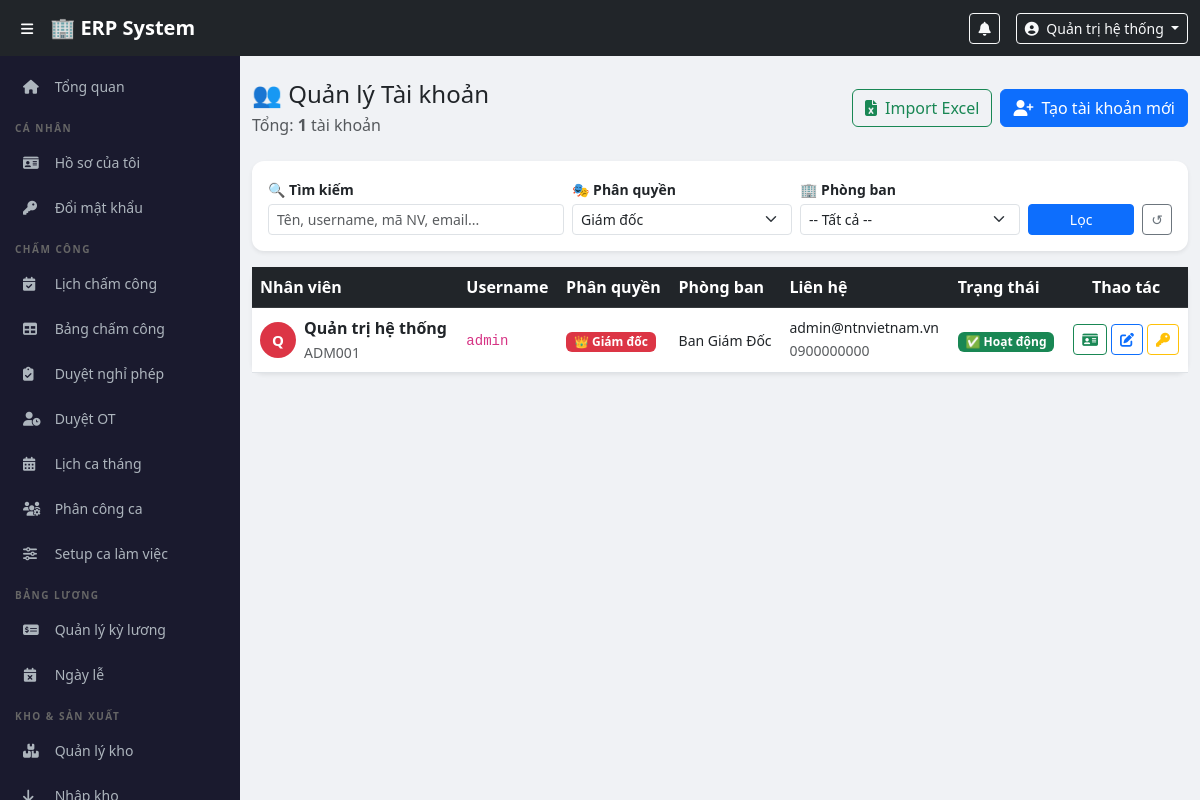
/modules/users/index.php?role=director (signed in), run on the app's committed database.
### tables this page shows
CREATE TABLE IF NOT EXISTS users (
    id INT UNSIGNED AUTO_INCREMENT PRIMARY KEY,
    employee_code VARCHAR(30) NOT NULL,
    full_name VARCHAR(150) NOT NULL,
    username VARCHAR(50) NOT NULL,
    password_hash VARCHAR(255) NOT NULL,
    role_id INT UNSIGNED NOT NULL,
    department_id INT UNSIGNED DEFAULT NULL,
    phone VARCHAR(20) DEFAULT NULL,
    email VARCHAR(150) DEFAULT NULL,
    hire_date DATE DEFAULT NULL,
    salary_base DECIMAL(15,2) NOT NULL DEFAULT 0,
    bank_account VARCHAR(50) DEFAULT NULL,
    bank_name VARCHAR(150) DEFAULT NULL,
    avatar VARCHAR(255) DEFAULT NULL,
    is_active TINYINT(1) NOT NULL DEFAULT 1,
    created_at TIMESTAMP NOT NULL DEFAULT CURRENT_TIMESTAMP,
    UNIQUE KEY uk_users_employee_code (employee_code),
    UNIQUE KEY uk_users_username (username),
    UNIQUE KEY uk_users_email (email),
    KEY idx_users_role_id (role_id),
    KEY idx_users_department_id (department_id),
    CONSTRAINT fk_users_role FOREIGN KEY (role_id) REFERENCES roles(id) ON UPDATE CASCADE ON DELETE RESTRICT,
    CONSTRAINT fk_users_department FOREIGN KEY (department_id) REFERENCES departments(id) ON UPDATE CASCADE ON DELETE SET NULL
);

CREATE TABLE IF NOT EXISTS roles (
    id INT UNSIGNED AUTO_INCREMENT PRIMARY KEY,
    name VARCHAR(50) NOT NULL,
    display_name VARCHAR(100) NOT NULL,
    permissions_json JSON DEFAULT NULL,
    UNIQUE KEY uk_roles_name (name)
);

CREATE TABLE IF NOT EXISTS departments (
    id INT UNSIGNED AUTO_INCREMENT PRIMARY KEY,
    name VARCHAR(100) NOT NULL,
    description VARCHAR(255) DEFAULT NULL,
    UNIQUE KEY uk_departments_name (name)
);

### config/auth.php (called while the page is built, shortened)
<?php
function currentUser() {
    return [
        'id'          => $_SESSION['user_id']   ?? null,
        'full_name'   => $_SESSION['full_name'] ?? '',
        'username'    => $_SESSION['username']  ?? '',
        'role'        => $_SESSION['role']      ?? '',
        'role_name'   => $_SESSION['role_name'] ?? '',
        'employee_code' => $_SESSION['employee_code'] ?? '',
        'department_id' => $_SESSION['department_id'] ?? null,
    ];
}
function getRoleBadge($role) {
    $map = [
        'director'   => ['class' => 'danger',   'icon' => '👑', 'label' => 'Giám đốc'],
        'accountant' => ['class' => 'warning',   'icon' => '💰', 'label' => 'Kế toán'],
        'manager'    => ['class' => 'primary',   'icon' => '🏢', 'label' => 'Quản lý'],
        'warehouse'  => ['class' => 'info',      'icon' => '📦', 'label' => 'Quản lý Kho'],
        'production' => ['class' => 'success',   'icon' => '🏭', 'label' => 'Quản lý SX'],
        'employee'   => ['class' => 'secondary', 'icon' => '👤', 'label' => 'Nhân viên'],
    ];
    return $map[$role] ?? ['class' => 'secondary', 'icon' => '❓', 'label' => $role];
}
?>

### modules/users/index.php (the view, shortened to what this page needs)
<?php
require_once $_SERVER['DOCUMENT_ROOT'] . '/ntn_erp/config/auth.php';
$pdo  = getDBConnection();
$search     = trim($_GET['search']  ?? '');
$filterRole = $_GET['role']         ?? '';
$sql    = "SELECT u.*, r.name AS role, r.display_name AS role_name, d.name AS dept_name
           FROM users u
           JOIN roles r ON u.role_id = r.id
           LEFT JOIN departments d ON u.department_id = d.id
           WHERE 1=1 ";
$params = [];
if ($filterRole) {
    $sql    .= " AND r.name = ?";
    $params[] = $filterRole;
}
$sql .= " ORDER BY u.is_active DESC, r.id ASC, u.full_name ASC";
$stmt = $pdo->prepare($sql);
$stmt->execute($params);
$users = $stmt->fetchAll();
$roles = $pdo->query("SELECT * FROM roles ORDER BY id")->fetchAll();
include $_SERVER['DOCUMENT_ROOT'] . '/ntn_erp/includes/header.php';
include $_SERVER['DOCUMENT_ROOT'] . '/ntn_erp/includes/sidebar.php';
?>
<div class="main-content">
<div class="container-fluid py-4">
    <div class="d-flex justify-content-between align-items-center mb-4">
        <div>
            <h4 class="mb-1">👥 Quản lý Tài khoản</h4>
            <p class="text-muted mb-0">Tổng: <strong><?= count($users) ?></strong> tài khoản</p>
        </div>
        <div class="d-flex gap-2">
            <a href="/ntn_erp/modules/users/import_excel.php" class="btn btn-outline-success">
                <i class="fas fa-file-excel me-2"></i>Import Excel
            </a>
            <a href="/ntn_erp/modules/users/create.php" class="btn btn-primary">
                <i class="fas fa-user-plus me-2"></i>Tạo tài khoản mới
            </a>
        </div>
    </div>
    <div class="card border-0 shadow-sm mb-3">
        <div class="card-body py-3">
            <form method="GET" class="row g-2 align-items-end">
                <div class="col-md-4">
                    <label class="form-label small fw-semibold mb-1">🔍 Tìm kiếm</label>
                    <input type="text" name="search" class="form-control form-control-sm"
                           placeholder="Tên, username, mã NV, email..."
                           value="<?= htmlspecialchars($search) ?>">
                </div>
                <div class="col-md-3">
                    <label class="form-label small fw-semibold mb-1">🎭 Phân quyền</label>
                    <select name="role" class="form-select form-select-sm">
                        <?php foreach ($roles as $r): ?>
                        <option value="<?= $r['name'] ?>" <?= $filterRole === $r['name'] ? 'selected' : '' ?>>
                            <?= htmlspecialchars($r['display_name']) ?>
                        </option>
                        <?php endforeach; ?>
                    </select>
                </div>
                <div class="col-md-3">
                    <label class="form-label small fw-semibold mb-1">🏢 Phòng ban</label>
                    <select name="dept" class="form-select form-select-sm">
                        <option value="">-- Tất cả --</option>
                    </select>
                </div>
                <div class="col-md-2 d-flex gap-2">
                    <button type="submit" class="btn btn-primary btn-sm w-100">Lọc</button>
                    <a href="/ntn_erp/modules/users/index.php" class="btn btn-outline-secondary btn-sm">↺</a>
                </div>
            </form>
        </div>
    </div>
    <div class="card border-0 shadow-sm">
        <div class="card-body p-0">
            <div class="table-responsive">
                <table class="table table-hover align-middle mb-0">
                    <thead class="table-dark">
                        <tr>
                            <th>Nhân viên</th>
                            <th>Username</th>
                            <th>Phân quyền</th>
                            <th>Phòng ban</th>
                            <th>Liên hệ</th>
                            <th>Trạng thái</th>
                            <th class="text-center">Thao tác</th>
                        </tr>
                    </thead>
                    <tbody>
                    <?php foreach ($users as $u): ?>
                    <?php $badge = getRoleBadge($u['role']); ?>
                    <tr class="<?= !$u['is_active'] ? 'table-secondary text-muted' : '' ?>">
                        <td>
                            <div class="d-flex align-items-center gap-2">
                                <div class="avatar-circle bg-<?= $badge['class'] ?>">
                                    <?= mb_substr($u['full_name'], 0, 1) ?>
                                </div>
                                <div>
                                    <div class="fw-semibold"><?= htmlspecialchars($u['full_name']) ?></div>
                                    <small class="text-muted"><?= htmlspecialchars($u['employee_code']) ?></small>
                                </div>
                            </div>
                        </td>
                        <td><code><?= htmlspecialchars($u['username']) ?></code></td>
                        <td>
                            <span class="badge bg-<?= $badge['class'] ?>">
                                <?= $badge['icon'] ?> <?= $badge['label'] ?>
                            </span>
                        </td>
                        <td><small><?= htmlspecialchars($u['dept_name'] ?? '-') ?></small></td>
                        <td>
                            <small class="d-block"><?= htmlspecialchars($u['email'] ?? '-') ?></small>
                            <small class="text-muted"><?= htmlspecialchars($u['phone'] ?? '') ?></small>
                        </td>
                        <td>
                            <?php if ($u['is_active']): ?>
                                <span class="badge bg-success">✅ Hoạt động</span>
                            <?php else: ?>
                                <span class="badge bg-secondary">🔒 Đã khoá</span>
                            <?php endif; ?>
                        </td>
                        <td class="text-center">
                            <div class="d-flex justify-content-center gap-1">
				<a href="/ntn_erp/modules/users/profile.php?id=<?= $u['id'] ?>"
  					class="btn btn-sm btn-outline-success" title="Hồ sơ nhân viên">
  					  <i class="fas fa-id-card"></i>
				</a>
                                <a href="/ntn_erp/modules/users/edit.php?id=<?= $u['id'] ?>"
                                   class="btn btn-sm btn-outline-primary" title="Chỉnh sửa">
                                    <i class="fas fa-edit"></i>
                                </a>
                                <a href="/ntn_erp/modules/users/change_password.php?id=<?= $u['id'] ?>"
                                   class="btn btn-sm btn-outline-warning" title="Đổi mật khẩu">
                                    <i class="fas fa-key"></i>
                                </a>
                            </div>
                        </td>
                    </tr>
                    <?php endforeach; ?>
                    </tbody>
                </table>
            </div>
        </div>
    </div>
</div>
</div>
<?php include $_SERVER['DOCUMENT_ROOT'] . '/ntn_erp/includes/footer.php'; ?>

### includes/header.php (shortened to what this page needs)
<?php
$user = currentUser();
?>
<!DOCTYPE html>
<html lang="vi">
<head>
    <link href="https://cdn.jsdelivr.net/npm/bootstrap@5.3.0/dist/css/bootstrap.min.css" rel="stylesheet">
    <link href="https://cdnjs.cloudflare.com/ajax/libs/font-awesome/6.4.0/css/all.min.css" rel="stylesheet">
    <link href="/ntn_erp/assets/css/style.css" rel="stylesheet">
</head>
<body>
<nav class="navbar navbar-expand-lg navbar-dark bg-dark fixed-top" style="z-index:1030;">
    <div class="container-fluid">
        <button class="btn btn-sm text-white me-2" id="sidebarToggle">
            <i class="fas fa-bars"></i>
        </button>
        <a class="navbar-brand fw-bold" href="/ntn_erp/dashboard.php">🏢 ERP System</a>
        <div class="ms-auto d-flex align-items-center gap-3">
            <div class="dropdown">
                <button class="btn btn-sm btn-outline-light position-relative" data-bs-toggle="dropdown">
                    <i class="fas fa-bell"></i>
                </button>
            </div>
            <div class="dropdown">
                <button class="btn btn-sm btn-outline-light dropdown-toggle" data-bs-toggle="dropdown">
                    <i class="fas fa-user-circle me-1"></i>
                    <?= htmlspecialchars($user['full_name']) ?>
                </button>
            </div>
        </div>
    </div>
</nav>

### assets/css/style.css (style rules this page uses)
body { padding-top: 56px; background: #f0f2f5; font-family: 'Segoe UI', sans-serif; }
.main-content { margin-left: 240px; transition: margin-left 0.3s; min-height: calc(100vh - 56px); }
.card { border-radius: 12px !important; }

### modules/users/index.php (style rules this page uses)
.avatar-circle { width: 36px; height: 36px; border-radius: 50%; display: inline-flex; align-items: center; justify-content: center; color: white; font-weight: 700; font-size: 15px; flex-shrink: 0; }

### data on the page
users: full_name "Quản trị hệ thống", full_name "Q", employee_code "ADM001", username "admin", role.name "👑", role.name "Giám đốc", department.name "Ban Giám Đốc", email "admin@ntnvietnam.vn", phone "0900000000", is_active "✅ Hoạt động"

### other printed values
count($users) "1"
form field role "Giám đốc"
